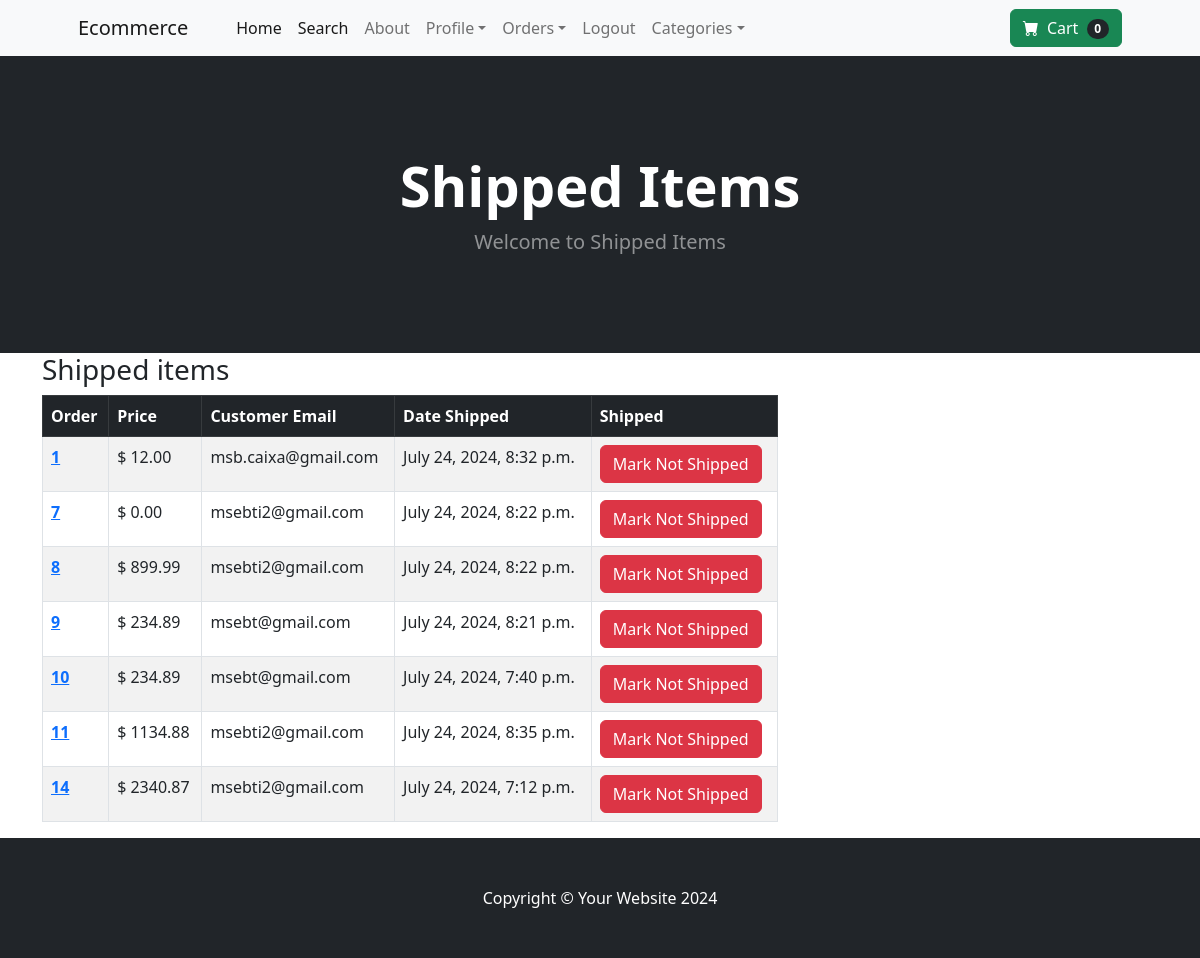
The page /payment/shipped_dash (signed in) on the database its author committed.
### payment_app/models.py (models this page shows, shortened)
class Order(models.Model):
    user = models.ForeignKey(User, on_delete=models.CASCADE, null=True, blank=True)
    full_name = models.CharField(max_length=255, null=True, blank=True)
    email = models.EmailField(max_length=255, null=True, blank=True)
    shipping_address = models.TextField(max_length=15000, null=True, blank=True)
    amount_paid = models.DecimalField(max_digits=10,decimal_places=2, null=True, blank=True)
    date_ordered = models.DateTimeField(auto_now_add=True)
    shipped=models.BooleanField(default=False, null=True, blank=True)
    date_shipped=models.DateTimeField(null=True, blank=True)

### payment_app/views.py (the view, shortened to what this page needs)
# urls.py: path('shipped_dash', views.shipped_dash, name='shipped_dash'),
def shipped_dash(request):
    if request.user.is_authenticated and request.user.is_superuser:
        orders= Order.objects.filter(shipped=True)
        return render(request, "payment_app/shipped_dash.html", {"orders":orders})
    else:
        messages.success(request, "Access Denied.....")
        return redirect('home')

### cart_app/cart.py (called while the page is built)
    def __len__(self):
        return len(self.cart)

### cart_app/context_processors.py (called while the page is built)
def cart(request):
    context={'cart':Cart(request)}
    return context

### payment_app/templates/payment_app/shipped_dash.html (shortened to what this page needs)
{% extends 'store_app/base.html' %}
{% block content %}
 <header class="bg-dark py-5">
    <div class="container px-4 px-lg-5 my-5">
        <div class="text-center text-white">
            <h1 class="display-4 fw-bolder">Shipped Items</h1>
            <p class="lead fw-normal text-white-50 mb-0">Welcome to Shipped Items</p>
        </div>
    </div>
</header>
<div class="container">
    <div class="row">
        <div class="col-8">
     <h3>Shipped items</h3>
     <table class="table table-striped table-hover table-bordered">
        <thead class="table-dark">
          <tr>
            <th scope="col">Order</th>
            <th scope="col">Price</th>
            <th scope="col">Customer Email</th>
            <th scope="col">Date Shipped</th>
            <th scope="col">Shipped</th>
          </tr>
        </thead>
        <tbody>
            {% for item in orders %}
          <tr>
            <th scope="row"><a href="{% url 'orders' item.id %}">{{ item.id }}</a></th>
            <td>$ {{ item.amount_paid }}</td>
            <td>{{ item.email }}</td>
            <td>{{ item.date_shipped }}</td>
            <td>
                <form action="" method="post">
                <button type="submit" class="btn btn-danger">Mark Not Shipped</button>
                </form>
                </td>
          </tr>
          {% endfor %}
        </tbody>
      </table>
        </div>
    </div>
</div>
{% endblock %}

### rows shown on the page
Order: id "1", amount_paid "12.00", email "msb.caixa@gmail.com", date_shipped "July 24, 2024, 8:32 p.m."
Order: id "7", amount_paid "0.00", email "msebti2@gmail.com", date_shipped "July 24, 2024, 8:22 p.m."
Order: id "8", amount_paid "899.99", email "msebti2@gmail.com", date_shipped "July 24, 2024, 8:22 p.m."
Order: id "9", amount_paid "234.89", email "msebt@gmail.com", date_shipped "July 24, 2024, 8:21 p.m."
Order: id "10", amount_paid "234.89", email "msebt@gmail.com", date_shipped "July 24, 2024, 7:40 p.m."
Order: id "11", amount_paid "1134.88", email "msebti2@gmail.com", date_shipped "July 24, 2024, 8:35 p.m."
Order: id "14", amount_paid "2340.87", email "msebti2@gmail.com", date_shipped "July 24, 2024, 7:12 p.m."

### other values the page prints
{{ cart|length }} "0"
